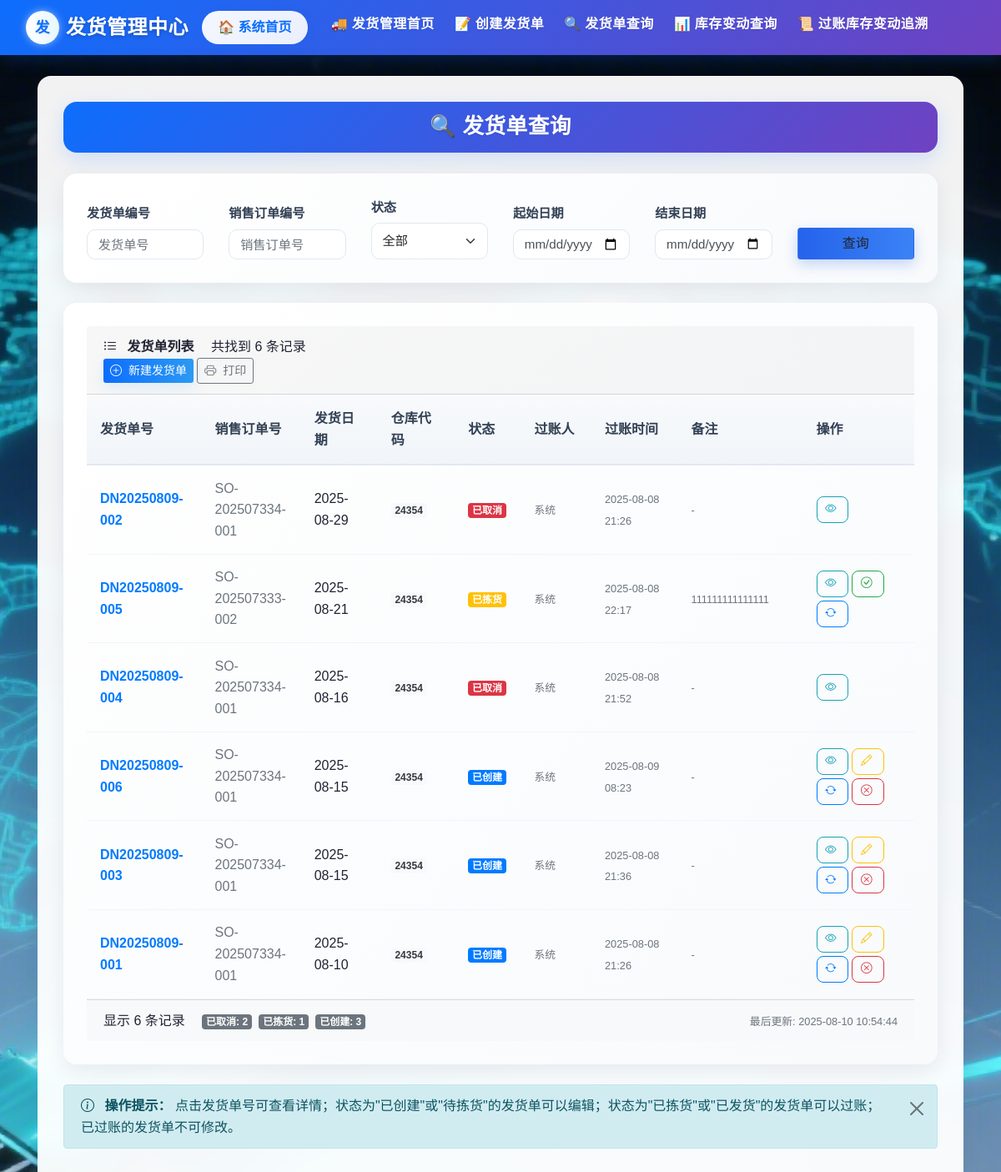
The page /delivery/list (signed in) on the database as committed earlier.
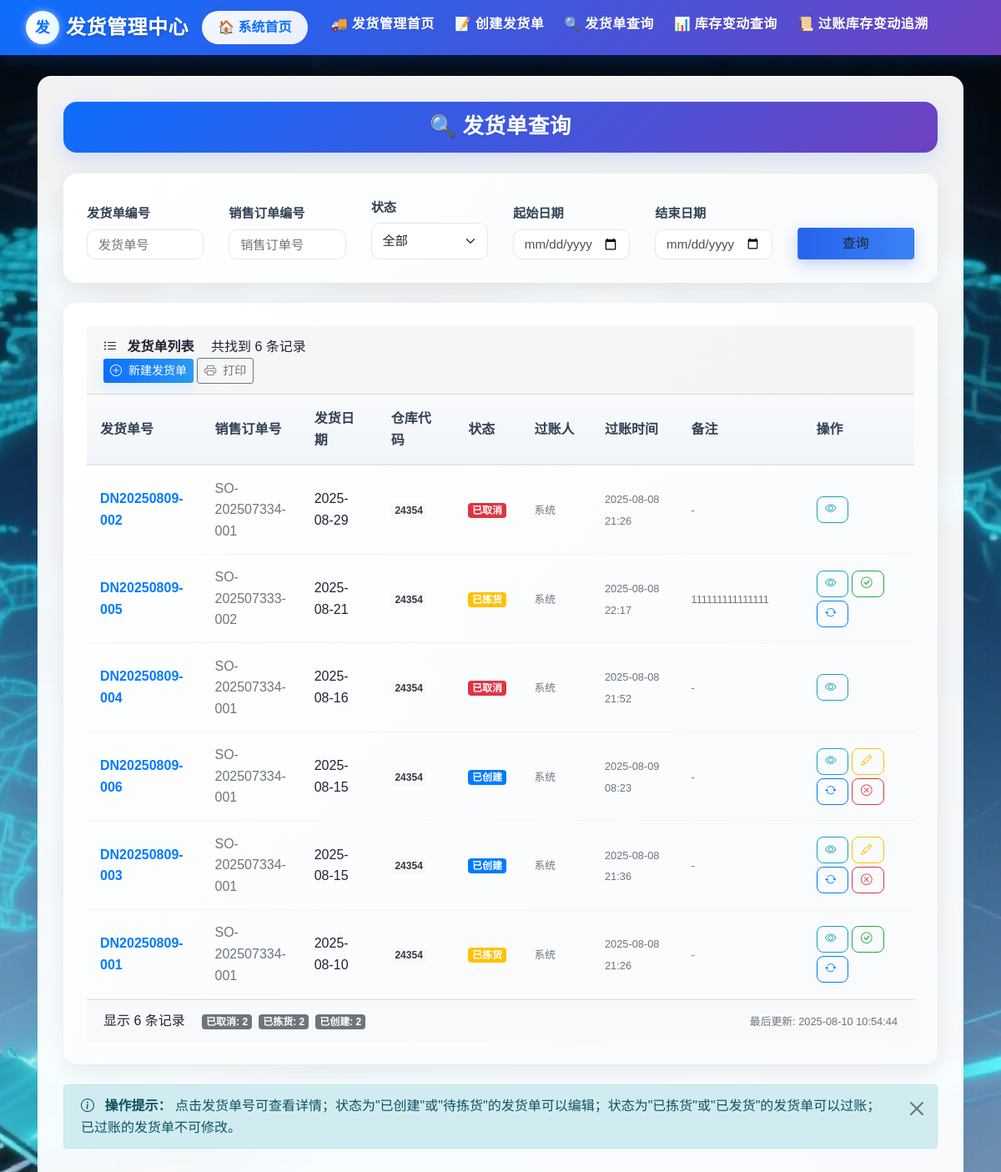
The same page on the database as committed later.
### delivery/models.py (models this page shows, shortened)
class DeliveryNote(db.Model):
    __tablename__ = 'DeliveryNote'
    delivery_note_id = db.Column(db.String(255), primary_key=True)
    sales_order_id = db.Column(db.String(255), db.ForeignKey('SalesOrder.sales_order_id'), nullable=False)
    delivery_date = db.Column(db.DateTime, nullable=False)
    warehouse_code = db.Column(db.String(255), nullable=False)
    status = db.Column(db.String(50), default='已创建')
    posted_by = db.Column(db.String(255))
    posted_at = db.Column(db.DateTime)
    remarks = db.Column(db.Text)
    items = db.relationship('DeliveryItem', backref='delivery_note', cascade='all, delete-orphan', lazy=True)
    sales_order = db.relationship('SalesOrder', backref='delivery_notes')
    VALID_TRANSITIONS = {
        '已创建': ['待拣货', '已取消'],
        '待拣货': ['已拣货', '已取消'],
        '已拣货': ['待发货', '已过账'],
        '待发货': ['已发货'],
        '已发货': ['已过账', '已完成'],
        '已过账': ['已完成'],
        '已完成': [],
        '已取消': []
    }

### delivery/views.py (the view)
@delivery_bp.route('/list', methods=['GET', 'POST'])
@login_required
def delivery_list():
    form = forms.SearchDeliveryForm()
    deliveries = DeliveryNote.query.order_by(DeliveryNote.delivery_date.desc())
    if form.validate_on_submit() or request.method == 'GET':
        form.delivery_id.data = form.delivery_id.data or request.args.get('delivery_id', '')
        form.sales_order_id.data = form.sales_order_id.data or request.args.get('sales_order_id', '')
        form.status.data = form.status.data or request.args.get('status', '')
        if request.args.get('start_date'):
            try:
                form.start_date.data = datetime.strptime(request.args.get('start_date'), '%Y-%m-%d').date()
            except: pass
        if request.args.get('end_date'):
            try:
                form.end_date.data = datetime.strptime(request.args.get('end_date'), '%Y-%m-%d').date()
            except: pass
        if form.delivery_id.data:
            deliveries = deliveries.filter(DeliveryNote.delivery_note_id.contains(form.delivery_id.data))
        if form.sales_order_id.data:
            deliveries = deliveries.filter(DeliveryNote.sales_order_id.contains(form.sales_order_id.data))
        if form.start_date.data:
            deliveries = deliveries.filter(DeliveryNote.delivery_date >= datetime.combine(form.start_date.data, time.min))
        if form.end_date.data:
            deliveries = deliveries.filter(DeliveryNote.delivery_date <= datetime.combine(form.end_date.data, time.max))
        if form.status.data:
            deliveries = deliveries.filter(DeliveryNote.status == form.status.data)
    deliveries = deliveries.all()
    return render_template('delivery/delivery_list.html', deliveries=deliveries, form=form)

### templates/delivery/delivery_list.html (shortened to what this page needs)
{% extends 'delivery/base.html' %}
{% block head_extra %}
<link rel="stylesheet" href="{{ url_for('static', filename='delivery/delivery_styles.css') }}">
{% endblock %}
{% block content %}
<div class="form-title-container">
    <h1 class="form-title">
      🔍 发货单查询
    </h1>
  </div>
<div class="delivery-card animate-fade">
  <form method="post" class="row g-3 query-form align-items-end">
    <div class="col-md-2">
      {{ form.delivery_id.label(class="form-label") }}
      {{ form.delivery_id(class="form-control", placeholder="发货单号") }}
    </div>
    <div class="col-md-2">
      {{ form.sales_order_id.label(class="form-label") }}
      {{ form.sales_order_id(class="form-control", placeholder="销售订单号") }}
    </div>
    <div class="col-md-2">
      {{ form.status.label(class="form-label") }}
      {{ form.status(class="form-select") }}
    </div>
    <div class="col-md-2">
      {{ form.start_date.label(class="form-label") }}
      {{ form.start_date(class="form-control", type="date") }}
    </div>
    <div class="col-md-2">
      {{ form.end_date.label(class="form-label") }}
      {{ form.end_date(class="form-control", type="date") }}
    </div>
    <div class="col-md-2">
      {{ form.submit(class="btn btn-search w-100") }}
    </div>
  </form>
</div>
<div class="delivery-card animate-fade">
  <div class="card-header">
    <div class="toolbar">
      <div>
        <i class="bi bi-list-ul me-2"></i>
        <strong>发货单列表</strong>
        <span class="stats-info ms-3">共找到 {{ deliveries|length }} 条记录</span>
      </div>
      <div>
        <a href="{{ url_for('delivery.create_delivery') }}" class="btn btn-primary btn-sm">
          <i class="bi bi-plus-circle me-1"></i> 新建发货单
        </a>
        <button type="button" class="btn btn-outline-secondary btn-sm" onclick="window.print()">
          <i class="bi bi-printer me-1"></i> 打印
        </button>
      </div>
    </div>
  </div>
  <div class="table-responsive" style="max-height: 70vh;">
<table class="delivery-table table-hover">
      <thead>
        <tr>
          <th style="width: 140px;">发货单号</th>
          <th style="width: 120px;">销售订单号</th>
          <th style="width: 100px;">发货日期</th>
          <th style="width: 100px;">仓库代码</th>
          <th style="width: 80px;">状态</th>
          <th style="width: 100px;">过账人</th>
          <th style="width: 120px;">过账时间</th>
          <th style="min-width: 150px;">备注</th>
          <th style="width: 160px;">操作</th>
        </tr>
      </thead>
      <tbody>
        {% for delivery in deliveries %}
        <tr>
          <td>
            <a href="{{ url_for('delivery.delivery_detail', delivery_id=delivery.delivery_note_id) }}"
               class="text-decoration-none fw-bold text-primary">
              {{ delivery.delivery_note_id }}
            </a>
          </td>
          <td>
            <span class="text-muted">{{ delivery.sales_order_id }}</span>
          </td>
          <td>
            {{ delivery.delivery_date.strftime('%Y-%m-%d') if delivery.delivery_date else '-' }}
          </td>
          <td>
            <span class="badge bg-light text-dark">{{ delivery.warehouse_code }}</span>
          </td>
          <td>
            <span class="badge
              {% if delivery.status == '已创建' %}bg-primary
              {% elif delivery.status == '待拣货' %}bg-info
              {% elif delivery.status == '已拣货' %}bg-warning
              {% elif delivery.status == '待发货' %}bg-secondary
              {% elif delivery.status == '已发货' %}bg-dark
              {% elif delivery.status == '已过账' %}bg-success
              {% elif delivery.status == '已完成' %}bg-light text-dark
              {% elif delivery.status == '已取消' %}bg-danger
              {% else %}bg-secondary{% endif %}">
              {{ delivery.status }}
            </span>
          </td>
          <td>
            <small class="text-muted">{{ delivery.posted_by or '-' }}</small>
          </td>
          <td>
            <small class="text-muted">
              {{ delivery.posted_at.strftime('%Y-%m-%d %H:%M') if delivery.posted_at else '-' }}
            </small>
          </td>
          <td>
            <small class="text-muted">{{ delivery.remarks[:30] + '...' if delivery.remarks and delivery.remarks|length > 30 else (delivery.remarks or '-') }}</small>
          </td>
          <td>
            <div class="d-flex flex-wrap gap-1">
              <a href="{{ url_for('delivery.delivery_detail', delivery_id=delivery.delivery_note_id) }}"
                 class="btn btn-outline-info btn-action" title="查看详情">
                <i class="bi bi-eye"></i>
              </a>
              {% if delivery.status in ['已创建', '待拣货'] %}
              <a href="{{ url_for('delivery.edit_delivery', delivery_id=delivery.delivery_note_id) }}"
                 class="btn btn-outline-warning btn-action" title="编辑">
                <i class="bi bi-pencil"></i>
              </a>
              {% endif %}
              {% if delivery.status in ['已拣货', '已发货'] %}
              <a href="{{ url_for('delivery.post_delivery', delivery_id=delivery.delivery_note_id) }}"
                 class="btn btn-outline-success btn-action" title="过账">
                <i class="bi bi-check-circle"></i>
              </a>
              {% endif %}
              {% if delivery.status not in ['已过账', '已完成', '已取消'] %}
              <a href="{{ url_for('delivery.change_delivery_status', delivery_id=delivery.delivery_note_id) }}"
                 class="btn btn-outline-primary btn-action" title="变更状态">
                <i class="bi bi-arrow-repeat"></i>
              </a>
              {% endif %}
              {% if delivery.status in ['已创建', '待拣货'] %}
              <a href="{{ url_for('delivery.cancel_delivery', delivery_id=delivery.delivery_note_id) }}"
                 class="btn btn-outline-danger btn-action" title="取消">
                <i class="bi bi-x-circle"></i>
              </a>
              {% endif %}
            </div>
          </td>
        </tr>
        {% endfor %}
      </tbody>
    </table>
  </div>
  {% if deliveries %}
  <div class="card-footer bg-light">
    <div class="d-flex justify-content-between align-items-center">
      <div class="stats-info">
        显示 {{ deliveries|length }} 条记录
        {% set status_counts = {} %}
        {% for delivery in deliveries %}
          {% set _ = status_counts.update({delivery.status: status_counts.get(delivery.status, 0) + 1}) %}
        {% endfor %}
        {% if status_counts %}
        <span class="ms-3">
          {% for status, count in status_counts.items() %}
          <span class="badge bg-secondary me-1">{{ status }}: {{ count }}</span>
          {% endfor %}
        </span>
        {% endif %}
      </div>
      <div>
        <small class="text-muted">
          最后更新: {{ moment().format('YYYY-MM-DD HH:mm:ss') }}
        </small>
      </div>
    </div>
  </div>
  {% endif %}
</div>
<div class="mt-3">
  <div class="alert alert-info alert-dismissible fade show" role="alert">
    <i class="bi bi-info-circle me-2"></i>
    <strong>操作提示：</strong>
    点击发货单号可查看详情；状态为"已创建"或"待拣货"的发货单可以编辑；状态为"已拣货"或"已发货"的发货单可以过账；已过账的发货单不可修改。
    <button type="button" class="btn-close" data-bs-dismiss="alert"></button>
  </div>
</div>
{% endblock %}

### templates/delivery/base.html (shortened to what this page needs)
<!doctype html>
<html lang="zh-CN">
  <head>
    <link href="https://cdn.jsdelivr.net/npm/bootstrap@5.3.0/dist/css/bootstrap.min.css" rel="stylesheet">
    <link href="https://cdn.jsdelivr.net/npm/bootstrap-icons@1.10.0/font/bootstrap-icons.css" rel="stylesheet">
    <link rel="stylesheet" href="{{ url_for('static', filename='delivery/delivery_styles.css') }}">
    <link rel="stylesheet" href="https://cdn.staticfile.org/twitter-bootstrap/4.3.1/css/bootstrap.min.css">
    {% block head_extra %}{% endblock %}
  </head>
  <body>
    <nav class="navbar navbar-expand-lg" style="background: linear-gradient(135deg, #0d6efd, #6f42c1); box-shadow: 0 4px 20px rgba(13, 110, 253, 0.25);">
      <div class="container-fluid">
        <div class="d-flex align-items-center">
          <a class="navbar-brand text-white d-flex align-items-center gap-2" href="{{ url_for('delivery.delivery_home') }}">
            <span class="rounded-circle d-inline-flex justify-content-center align-items-center" style="width:40px;height:40px;background:linear-gradient(90deg, #ffffff, #e6f7ff); color:#0d6efd; font-weight:800; box-shadow: 0 0 10px rgba(255,255,255,0.5)">发</span>
            <div class="d-none d-md-block">
              <div style="font-size:1.5rem; font-weight:600; text-shadow: 0 2px 4px rgba(0,0,0,0.2)">发货管理中心</div>
            </div>
          </a>
        </div>
          <a class="btn btn-home-return me-3" href="{{ url_for('auth.dashboard') }}">
            🏠 系统首页
          </a>
        <div class="collapse navbar-collapse" id="navbarNav">
          <ul class="navbar-nav">
            <li class="nav-item mx-1">
              <a class="nav-link text-white fw-medium position-relative" href="{{ url_for('delivery.delivery_home') }}" style="transition: all 0.3s; color: white !important;">
              <h6> 🚚 发货管理首页</h6>
              </a>
            </li>
            <li class="nav-item mx-1">
              <a class="nav-link text-white fw-medium position-relative" href="{{ url_for('delivery.create_delivery') }}" style="transition: all 0.3s; color: white !important;">
                <h6> 📝 创建发货单</h6>
              </a>
            </li>
            <li class="nav-item mx-1">
              <a class="nav-link text-white fw-medium position-relative" href="{{ url_for('delivery.delivery_list') }}" style="transition: all 0.3s; color: white !important;">
              <h6>🔍 发货单查询</h6>
              </a>
            </li>
            <li class="nav-item mx-1">
              <a class="nav-link text-white fw-medium position-relative" href="{{ url_for('delivery.inventory_movement') }}" style="transition: all 0.3s; color: white !important;">
              <h6>📊 库存变动查询</h6>
              </a>
            </li>
                        <li class="nav-item mx-1">
              <a class="nav-link text-white fw-medium position-relative" href="{{ url_for('delivery.posted_stock_changes') }}" style="transition: all 0.3s; color: white !important;">
              <h6>📜 过账库存变动追溯</h6>
              </a>
            </li>
          </ul>
        </div>
      </div>
    </nav>
    <div class="container">
      <div class="content-card">
        {% block content %}{% endblock %}
      </div>
    </div>
  </body>
</html>

Rows that differ between the two databases and show on the page:
computed for DeliveryNote "DN20250809-005": count "1" → "2"
computed for DeliveryNote "DN20250809-006": count "3" → "2"
changed DeliveryNote "DN20250809-001": status "已创建" → "已拣货"
